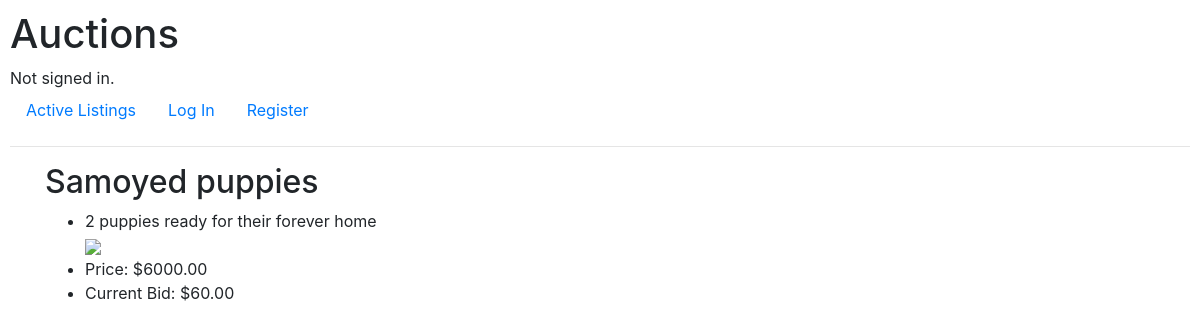
/listings/1, run on an earlier commit of the app's database.
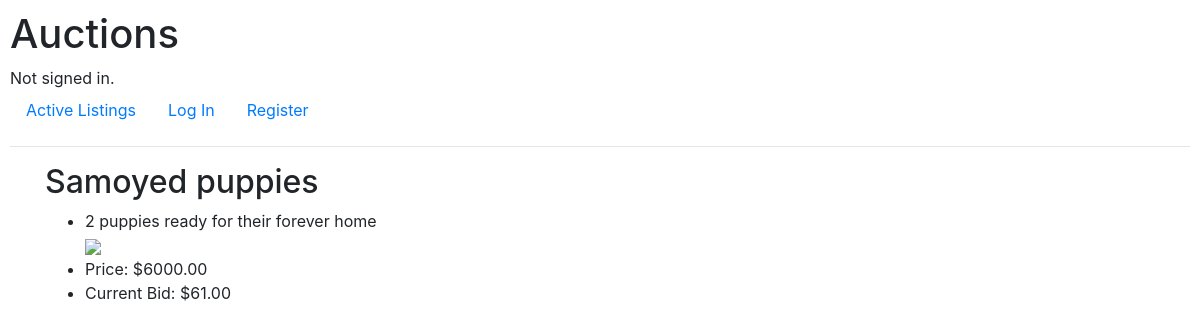
And on a later commit of the database.
### auctions/models.py (models this page shows, shortened)
class Listing(models.Model):
    title = models.CharField(max_length=64)
    description = models.CharField(max_length=160)
    img_path = models.CharField(max_length=1024)
    price = models.DecimalField(max_digits=7, decimal_places=2)
    created_at = models.DateTimeField(default=datetime.now, blank=True)
    user = models.ForeignKey("User", on_delete=models.CASCADE, related_name="listings")
    category = models.ForeignKey("Category", on_delete=models.CASCADE, related_name="listings")
    status = models.IntegerField(default=0) # 0 is closed, 1 is open

class Bid(models.Model):
    amount = models.DecimalField(max_digits=7, decimal_places=2)
    listing = models.ForeignKey("Listing", on_delete=models.CASCADE, related_name="bids")
    user = models.ForeignKey("User", on_delete=models.CASCADE, related_name="bids")

### auctions/views.py (the view)
# urls.py: path("listings/<id>", views.listing, name="listing"),
def listing(request, id):
    listing = Listing.objects.get(pk=id)
    max_bid = listing.bids.order_by('-amount').first() # SELECT * FROM bids WHERE listing = id ORDER BY amount desc LIMIT 1
    if listing == None:
        return render(request, "auctions/404.html", status=404)
    if request.method == "POST":
        if listing.watched_by.filter(id=request.user.id).exists():
            listing.watched_by.remove(request.user)
        else:
            listing.watched_by.add(request.user)
        return redirect("watchlist")
    return render(request, "auctions/listing.html", {
        "listing": listing,
        "bid_form": NewBidForm(),
        "max_bid": max_bid,
    })

### auctions/templates/auctions/listing.html (shortened to what this page needs)
{% extends "auctions/layout.html" %}
{% block body %}
    <h2>{{ listing.title }}</h2>
    <ul>
        <li>{{ listing.description }}</li>
        <img src="{{ listing.img_path }}">
        <li>Price: ${{ listing.price }}</li>
        <li>Current Bid: ${{ max_bid.amount }}</li>
    </ul>
{% endblock %}

### auctions/templates/auctions/layout.html (shortened to what this page needs)
{% load static %}
<!DOCTYPE html>
<html lang="en">
    <head>
        <link rel="stylesheet" href="https://stackpath.bootstrapcdn.com/bootstrap/4.4.1/css/bootstrap.min.css">
        <link rel="stylesheet" href="https://cdn.jsdelivr.net/npm/bootstrap-icons@1.5.0/font/bootstrap-icons.css">
        <link href="{% static 'auctions/styles.css' %}" rel="stylesheet">
    </head>
    <body>
        <h1>Auctions</h1>
        <div>
            {% if user.is_authenticated %}
                Signed in as <strong>{{ user.username }}</strong>.
            {% else %}
                Not signed in.
            {% endif %}
        </div>
        <ul class="nav">
            <li class="nav-item">
                <a class="nav-link" href="{% url 'index' %}">Active Listings</a>
            </li>
            {% if user.is_authenticated %}
                <li class="nav-item">
                    <a class="nav-link" href="{% url 'create' %}">Create Listing</a>
                </li>
                <li class="nav-item">
                    <a class="nav-link" href="{% url 'watchlist' %}">Watchlist</a>
                </li>
                <li class="nav-item">
                    <a class="nav-link" href="{% url 'logout' %}">Log Out</a>
                </li>
            {% else %}
                <li class="nav-item">
                    <a class="nav-link" href="{% url 'login' %}">Log In</a>
                </li>
                <li class="nav-item">
                    <a class="nav-link" href="{% url 'register' %}">Register</a>
                </li>
            {% endif %}
        </ul>
        <hr>
        <div class="container">
            {% block body %}
            {% endblock %}
        </div>
    </body>
</html>

### auctions/static/auctions/styles.css (style rules this page uses)
body { padding: 10px; }
img { width: 20rem; }

What changed in the data, as far as the page shows it:
no longer on this page (row unchanged): Bid: amount "60.00"
added Bid: amount "61.00"
